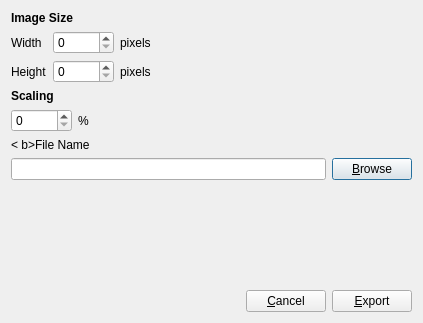
<?xml version="1.0" encoding="UTF-8"?>
<ui version="4.0">
 <class>ExportBitmapDialog</class>
 <widget class="QDialog" name="ExportBitmapDialog">
  <property name="geometry">
   <rect>
    <x>0</x>
    <y>0</y>
    <width>423</width>
    <height>323</height>
   </rect>
  </property>
  <property name="windowTitle">
   <string>sconcho: Export as Bitmap</string>
  </property>
  <layout class="QVBoxLayout" name="verticalLayout_4">
   <item>
    <layout class="QVBoxLayout" name="verticalLayout">
     <item>
      <widget class="QLabel" name="label_3">
       <property name="text">
        <string>&lt;b&gt;Image Size&lt;/b&gt;</string>
       </property>
      </widget>
     </item>
     <item>
      <layout class="QGridLayout" name="gridLayout">
       <item row="1" column="0">
        <widget class="QLabel" name="label">
         <property name="text">
          <string>Width</string>
         </property>
         <property name="buddy">
          <cstring>widthSpinner</cstring>
         </property>
        </widget>
       </item>
       <item row="1" column="1">
        <widget class="QSpinBox" name="widthSpinner">
         <property name="maximum">
          <number>10000</number>
         </property>
        </widget>
       </item>
       <item row="4" column="0">
        <widget class="QLabel" name="label_2">
         <property name="text">
          <string>Height</string>
         </property>
         <property name="buddy">
          <cstring>heightSpinner</cstring>
         </property>
        </widget>
       </item>
       <item row="4" column="1">
        <widget class="QSpinBox" name="heightSpinner">
         <property name="maximum">
          <number>10000</number>
         </property>
        </widget>
       </item>
       <item row="4" column="2">
        <widget class="QLabel" name="label_4">
         <property name="text">
          <string>pixels</string>
         </property>
        </widget>
       </item>
       <item row="1" column="2">
        <widget class="QLabel" name="label_6">
         <property name="text">
          <string>pixels</string>
         </property>
        </widget>
       </item>
       <item row="1" column="3">
        <spacer name="horizontalSpacer_3">
         <property name="orientation">
          <enum>Qt::Horizontal</enum>
         </property>
         <property name="sizeHint" stdset="0">
          <size>
           <width>40</width>
           <height>20</height>
          </size>
         </property>
        </spacer>
       </item>
       <item row="4" column="3">
        <spacer name="horizontalSpacer_4">
         <property name="orientation">
          <enum>Qt::Horizontal</enum>
         </property>
         <property name="sizeHint" stdset="0">
          <size>
           <width>40</width>
           <height>20</height>
          </size>
         </property>
        </spacer>
       </item>
      </layout>
     </item>
    </layout>
   </item>
   <item>
    <layout class="QVBoxLayout" name="verticalLayout_2">
     <item>
      <widget class="QLabel" name="label_7">
       <property name="text">
        <string>&lt;!DOCTYPE HTML PUBLIC &quot;-//W3C//DTD HTML 4.0//EN&quot; &quot;http://www.w3.org/TR/REC-html40/strict.dtd&quot;&gt;
&lt;html&gt;&lt;head&gt;&lt;meta name=&quot;qrichtext&quot; content=&quot;1&quot; /&gt;&lt;style type=&quot;text/css&quot;&gt;
p, li { white-space: pre-wrap; }
&lt;/style&gt;&lt;/head&gt;&lt;body style=&quot; font-family:'Sans Serif'; font-size:9pt; font-weight:400; font-style:normal;&quot;&gt;
&lt;p style=&quot; margin-top:0px; margin-bottom:0px; margin-left:0px; margin-right:0px; -qt-block-indent:0; text-indent:0px;&quot;&gt;&lt;span style=&quot; font-weight:600;&quot;&gt;Scaling&lt;/span&gt;&lt;/p&gt;&lt;/body&gt;&lt;/html&gt;</string>
       </property>
      </widget>
     </item>
     <item>
      <layout class="QHBoxLayout" name="horizontalLayout">
       <item>
        <widget class="QSpinBox" name="scalingSpinner">
         <property name="maximum">
          <number>10000</number>
         </property>
        </widget>
       </item>
       <item>
        <widget class="QLabel" name="label_8">
         <property name="text">
          <string>%</string>
         </property>
         <property name="buddy">
          <cstring>scalingSpinner</cstring>
         </property>
        </widget>
       </item>
       <item>
        <spacer name="horizontalSpacer">
         <property name="orientation">
          <enum>Qt::Horizontal</enum>
         </property>
         <property name="sizeHint" stdset="0">
          <size>
           <width>40</width>
           <height>20</height>
          </size>
         </property>
        </spacer>
       </item>
      </layout>
     </item>
    </layout>
   </item>
   <item>
    <layout class="QVBoxLayout" name="verticalLayout_3">
     <item>
      <widget class="QLabel" name="label_5">
       <property name="text">
        <string>&lt; b&gt;File Name&lt;/b&gt;</string>
       </property>
      </widget>
     </item>
     <item>
      <layout class="QHBoxLayout" name="horizontalLayout_2">
       <item>
        <widget class="QLineEdit" name="fileNameEdit"/>
       </item>
       <item>
        <widget class="QPushButton" name="browseButton">
         <property name="text">
          <string>&amp;Browse</string>
         </property>
        </widget>
       </item>
      </layout>
     </item>
    </layout>
   </item>
   <item>
    <spacer name="verticalSpacer">
     <property name="orientation">
      <enum>Qt::Vertical</enum>
     </property>
     <property name="sizeHint" stdset="0">
      <size>
       <width>20</width>
       <height>20</height>
      </size>
     </property>
    </spacer>
   </item>
   <item>
    <layout class="QHBoxLayout" name="horizontalLayout_3">
     <item>
      <spacer name="horizontalSpacer_2">
       <property name="orientation">
        <enum>Qt::Horizontal</enum>
       </property>
       <property name="sizeHint" stdset="0">
        <size>
         <width>40</width>
         <height>20</height>
        </size>
       </property>
      </spacer>
     </item>
     <item>
      <widget class="QPushButton" name="cancelButton">
       <property name="text">
        <string>&amp;Cancel</string>
       </property>
      </widget>
     </item>
     <item>
      <widget class="QPushButton" name="exportButton">
       <property name="text">
        <string>&amp;Export</string>
       </property>
      </widget>
     </item>
    </layout>
   </item>
  </layout>
 </widget>
 <tabstops>
  <tabstop>widthSpinner</tabstop>
  <tabstop>heightSpinner</tabstop>
  <tabstop>scalingSpinner</tabstop>
  <tabstop>fileNameEdit</tabstop>
  <tabstop>browseButton</tabstop>
 </tabstops>
 <resources/>
 <connections/>
</ui>
